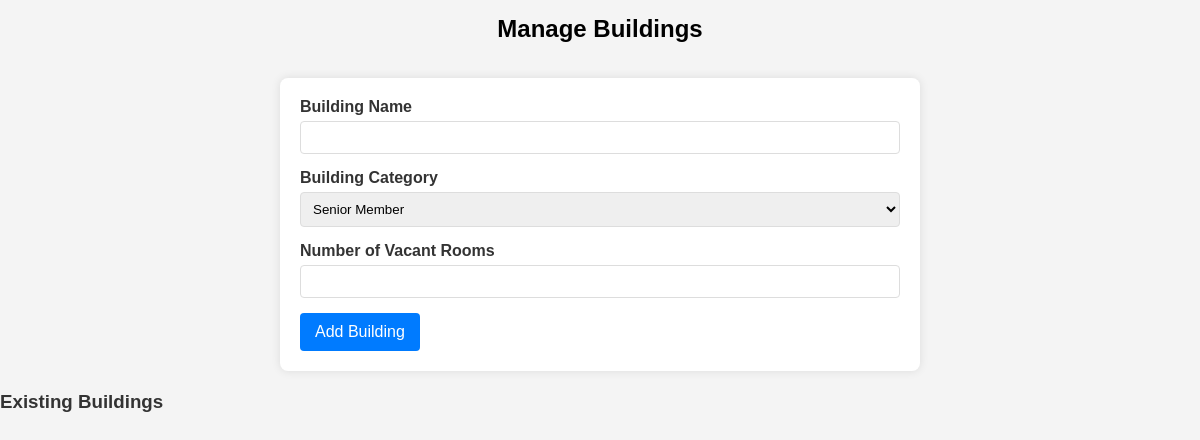
Page /manage-buildings/ on the earlier database version.
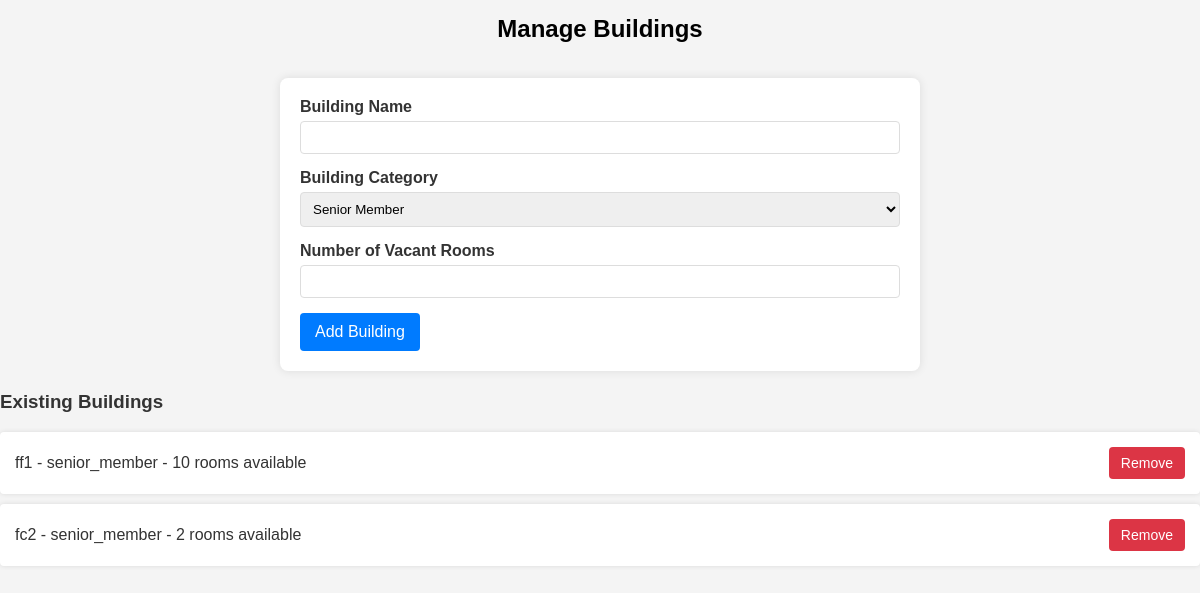
Same page on the later database version.
### project/models.py (models this page shows, shortened)
class Building(models.Model):
    CATEGORY_CHOICES = [
        ('senior_member', 'Senior Member'),
        ('senior_staff', 'Senior Staff'),
        ('junior_staff', 'Junior Staff'),
    ]
    name = models.CharField(max_length=100)
    category = models.CharField(max_length=50, choices=CATEGORY_CHOICES)
    vacant_rooms = models.IntegerField()

### project/views.py (the view, shortened to what this page needs)
# urls.py: path('manage-buildings/', views.admin_manage_buildings, name='manage_buildings'),
def admin_manage_buildings(request):
    buildings = Building.objects.all()
    return render(request, 'admin_manage.html', {'buildings': buildings})

### templates/admin_manage.html (shortened to what this page needs)
<!DOCTYPE html>
<html lang="en">
<head>
</head>
<body>
    <h2>Manage Buildings</h2>
    <form action="{% url 'manage_buildings' %}" method="POST">
        <div>
            <label for="name">Building Name</label>
            <input type="text" id="name" name="name" required>
        </div>
        <div>
            <label for="category">Building Category</label>
            <select id="category" name="category" required>
                <option value="senior_member">Senior Member</option>
            </select>
        </div>
        <div>
            <label for="vacant_rooms">Number of Vacant Rooms</label>
            <input type="number" id="vacant_rooms" name="vacant_rooms" required>
        </div>
        <button type="submit">Add Building</button>
    </form>
    <h3>Existing Buildings</h3>
    <ul>
        {% for building in buildings %}
            <li>
                {{ building.name }} - {{ building.category }} - {{ building.vacant_rooms }} rooms available
                <a href="#" onclick="event.preventDefault(); if(confirm('Are you sure you want to delete this building?')) document.getElementById('delete-form-{{ building.id }}').submit();">
                    <button type="button" class="remove-button">Remove</button>
                </a>
            </li>
        {% endfor %}
    </ul>
</body>
</html>

### templates/admin_manage.html (style rules this page uses)
body { font-family: Arial, sans-serif; margin: 0; padding: 0; background-color: #f4f4f4; color: #333; }
h2 { color: black; padding: 15px; text-align: center; margin: 0; }
form { background: #fff; padding: 20px; border-radius: 8px; box-shadow: 0 0 10px rgba(0, 0, 0, 0.1); max-width: 600px; margin: 20px; margin-left: auto; margin-right: auto; display: block; }
form div { margin-bottom: 15px; }
form label { display: block; margin-bottom: 5px; font-weight: bold; }
form input, form select { width: 100%; padding: 8px; border: 1px solid #ddd; border-radius: 4px; box-sizing: border-box; }
button { background-color: #007bff; color: #fff; border: none; padding: 10px 15px; border-radius: 4px; cursor: pointer; font-size: 16px; }
ul { list-style-type: none; padding: 0; margin: 0; }
li { background: #fff; padding: 15px; margin: 10px 0; border-radius: 4px; box-shadow: 0 0 5px rgba(0, 0, 0, 0.1); display: flex; justify-content: space-between; align-items: center; }
.remove-button { background-color: #dc3545; border: none; color: #fff; padding: 8px 12px; border-radius: 4px; cursor: pointer; font-size: 14px; }

Differences in the rows shown:
added Building: name "ff1", category "senior_member", vacant_rooms "10"
added Building: name "fc2", category "senior_member", vacant_rooms "2"
